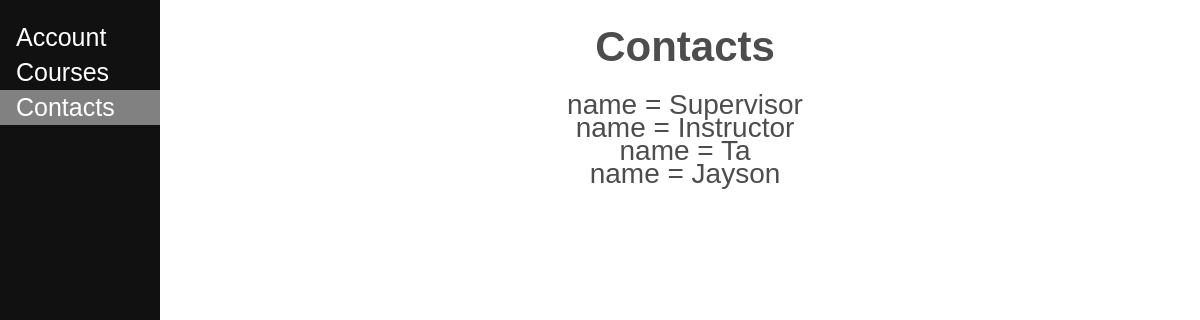
/contacts/, run on the app's committed database.
### ourapp/models.py (models this page shows, shortened)
class MyUser(models.Model):
    first_name = models.CharField(max_length=100, default=None)
    last_name = models.CharField(max_length=100, default=None)
    password = models.CharField(max_length=100, default=None)
    address = models.CharField(max_length=100, default=None)
    email = models.EmailField(default=None)
    phone_number = models.CharField(max_length=15, default=None)
    role = models.CharField(max_length=100, default=None, choices=Role.choices)

### ourapp/views.py (the view, shortened to what this page needs)
# urls.py: path('contacts/', views.Contacts.as_view(), name='contacts')
class Contacts(View):
    def get(self, request):
        accounts = MyUser.objects.all()
        return render(request, "contacts.html", {"accounts": accounts})

### ourapp/templates/contacts.html (shortened to what this page needs)
<!DOCTYPE html>
<html lang="en">
<head>
    {% load static %}
    <link rel="stylesheet" href="{% static 'styles.css' %}">
</head>
<body>
    <div class="sidenav">
        <a href="/account/">Account</a>
        <a href="/course/">Courses</a>
        <a href="/contacts/" class="current">Contacts</a>
    </div>
    <div class="main">
        <section>
            <h2>Contacts</h2>
            {% for i in accounts %}
                <div>
                    name = {{ i.first_name }}
                </div>
            {% endfor %}
        </section>
    </div>
</body>
</html>

### static/styles.css (style rules this page uses)
a:link { text-decoration: none; }
html { color: #4d4d4d; font-weight: 300; line-height: 1.44em; font-family: sans-serif; }
div { display: block; text-align: center; }
::placeholder { color: #A8A9AC }
.sidenav { height: 100%; width: 160px; position: fixed; z-index: 1; top: 0; left: 0; background-color: #111111; overflow-x: hidden; padding-top: 20px; }
.sidenav a { padding: 6px 8px 6px 16px; text-decoration: none; text-align: left; font-size: 25px; color: #FFFFFF; display: block; }
.main { margin-left: 170px; font-size: 28px; padding: 0px 10px; }
.current { background-color: #818181; color: #111; }

### data on the page
MyUser: first_name "Supervisor"
MyUser: first_name "Instructor"
MyUser: first_name "Ta"
MyUser: first_name "Jayson"
